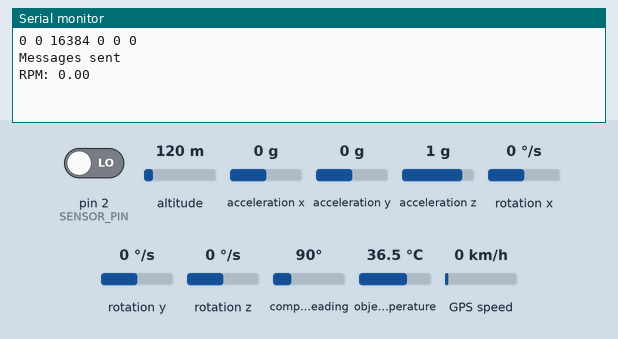
Bench run of a sketch on a simulated Arduino Uno, built with avr-gcc and run on an emulated ATmega328P. Shown: the last lines printed to the serial monitor. The inputs (shaded band) are chosen by the test bench; at power-on: pin 2 (SENSOR_PIN) LOW, acceleration x 0 g, acceleration y 0 g, acceleration z 1 g, rotation x 0 °/s, altitude 120 m, rotation y 0 °/s, rotation z 0 °/s, compass heading 90°, object temperature 36.5 °C, GPS speed 0 km/h. The GPS gets a fix after 3 s at 37.7749, -122.4194 with 8 satellites.

Above: at 1.2 s.
1.3 s: pin 2 (SENSOR_PIN) driven HIGH
At 3.1 s:
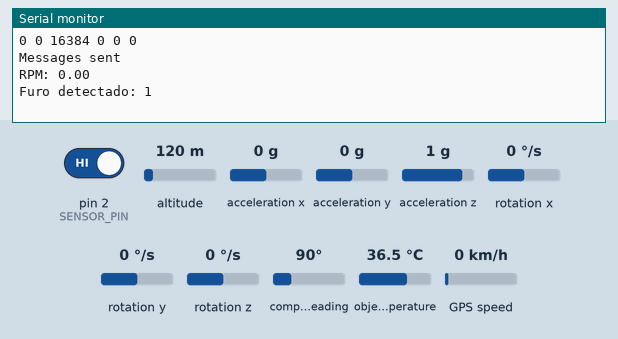
3.5 s: pin 2 (SENSOR_PIN) driven LOW
At 4.3 s:
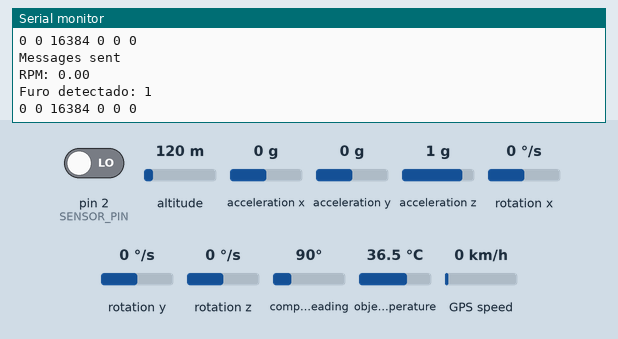
8.0 s: acceleration x set to -1.4 g
At 9.3 s:
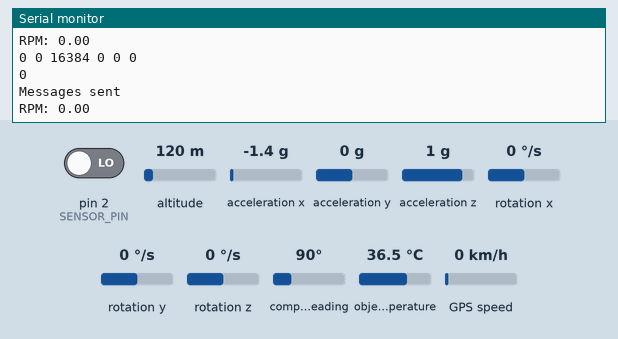
9.5 s: acceleration y set to -1.4 g
At 10.4 s:
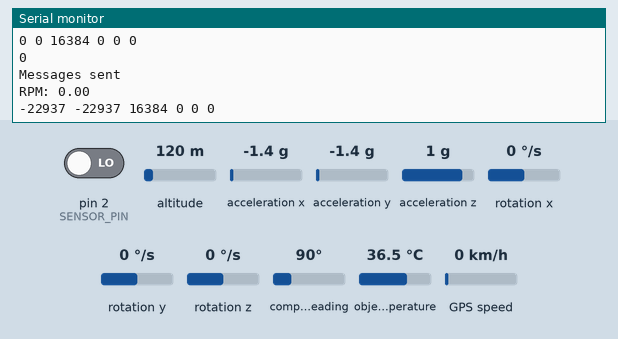
11.0 s: acceleration z set to 0 g
At 12.3 s:
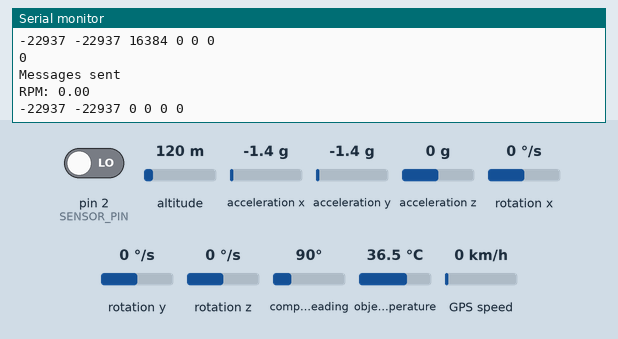
12.5 s: rotation x set to 100 °/s
At 14.5 s:
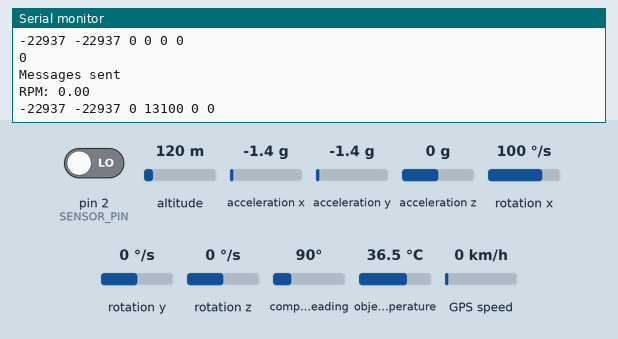

The sketch:

Central_Testar.ino
```cpp
#include <SPI.h>                                  // Inclui a biblioteca SPI para comunicação com o MCP2515
#include <mcp2515.h>                              // Inclui a biblioteca MCP2515 para comunicação com a rede CAN
#include <Wire.h>                                 // Inclui a biblioteca Wire para comunicação com o MPU6050 e o MLX90614
#include <MPU6050.h>                              // Inclui a biblioteca MPU6050 para ler os valores do acelerômetro e do giroscópio
#include "Adafruit_MLX90614.h"                    // Inclui a biblioteca Adafruit_MLX90614 para ler os valores do sensor de temperatura
#include <SoftwareSerial.h>                       // Inclui a biblioteca SoftwareSerial para comunicação com o GPS
#include <TinyGPS.h>                              // Inclui a biblioteca TinyGPS para ler os valores do GPS

#define pino_1 2                                  // Define o pino 1 como 2
#define pino_2 3                                  // Define o pino 2 como 3

#define SENSOR_PIN 2                              // Define o pino do sensor LJ12A3-4-Z/BX como 2
#define NUM_HOLES 10                              // Define o número de furos no disco de freio como 10

float rpm;
int holeCount = 0;                                // Inicializa o contador de furos como 0
unsigned long startTime = 0;                      // Inicializa o tempo de início da contagem como 0

struct can_frame canMsg1;                         // Cria uma estrutura para armazenar a mensagem CAN 1
struct can_frame canMsg2;                         // Cria uma estrutura para armazenar a mensagem CAN 2

SoftwareSerial porta(8, 7);                       // Cria uma porta serial de software nos pinos 8 e 7
TinyGPS gps;                                      // Cria um objeto TinyGPS

Adafruit_MLX90614 mlx_0 = Adafruit_MLX90614();    // Cria um objeto Adafruit_MLX90614 para o sensor de temperatura mlx_0
Adafruit_MLX90614 mlx_1 = Adafruit_MLX90614();    // Cria um objeto Adafruit_MLX90614 para o sensor de temperatura mlx_1

MCP2515 mcp2515(10);                              // Cria um objeto MCP2515 no pino 10

int vel;                                          // Declara a variável vel (velocidade)

MPU6050 mpu;                                      // Cria um objeto MPU6050

void setup() {

 Wire.begin();                                    // Inicializa a comunicação I2C
 mpu.initialize();                                // Inicializa o sensor MPU6050

 canMsg1.can_id = 0x002;                          // Define o ID da mensagem CAN 1 como 0x002
 canMsg1.can_dlc = 8;                             // Define o tamanho da mensagem CAN 1 como 8 bytes
 canMsg1.data[0] = 0x00;                          // Inicializa o primeiro byte da mensagem CAN 1 como 0x00
 canMsg1.data[1] = 0x00;                          // Inicializa o segundo byte da mensagem CAN 1 como 0x00
 canMsg1.data[2] = 0x00;                          // Inicializa o terceiro byte da mensagem CAN 1 como 0x00
 canMsg1.data[3] = 0x00;                          // Inicializa o quarto byte da mensagem CAN 1 como 0x00
 canMsg1.data[4] = 0x00;                          // Inicializa o quinto byte da mensagem CAN 1 como 0x00
 canMsg1.data[5] = 0x00;                          // Inicializa o sexto byte da mensagem CAN 1 como 0x00
 canMsg1.data[6] = 0x00;                          // Inicializa o sétimo byte da mensagem CAN 1 como 0x00
 canMsg1.data[7] = 0x00;                          // Inicializa o oitavo byte da mensagem CAN 1 como 0x00

 canMsg2.can_id = 0x003;                          // Define o ID da mensagem CAN 2 como 0x003
 canMsg2.can_dlc = 3;                             // Define o tamanho da mensagem CAN 2 como 3 bytes
 canMsg2.data[0] = 0x00;                          // Inicializa o primeiro byte da mensagem CAN 2 como 0x00
 canMsg2.data[1] = 0x00;                          // Inicializa o segundo byte da mensagem CAN 2 como 0x00
 canMsg2.data[2] = 0x00;                          // Inicializa o terceiro byte da mensagem CAN 2 como 0x00

 mlx_0.begin(0x58);                               // Inicializa o sensor de temperatura mlx_0 com o endereço I2C 0x58
 mlx_1.begin(0x57);                               // Inicializa o sensor de temperatura mlx_1 com o endereço I2C 0x57

 pinMode(SENSOR_PIN, INPUT);                      // Configura o pino do sensor LJ12A3-4-Z/BX como entrada

 porta.begin (9600);                              // Inicializa a comunicação serial de software na porta com a velocidade de 9600 bps
 Serial.begin(9600);                              // Inicializa a comunicação serial na porta Serial com a velocidade de 9600 bps

 mcp2515.reset();                                 // Reseta o MCP2515
 mcp2515.setBitrate(CAN_125KBPS, MCP_8MHZ);       // Configura a taxa de bits da rede CAN como 125 kbps e a frequência do oscilador como 8 MHz
 mcp2515.setNormalMode();                         // Coloca o MCP2515 em modo normal

}

void loop() {

 int sensorValue = digitalRead(SENSOR_PIN);       // Lê o valor do sensor LJ12A3-4-Z/BX
 if (sensorValue == HIGH) {                       // Se o sensor detectar metal
 if (holeCount == 0) {                            // Se for o primeiro furo detectado
 startTime = millis();                            // Registra o tempo de início da contagem
 }
 holeCount++;                                     // Incrementa o contador de furos
 Serial.print("Furo detectado: ");
 Serial.println(holeCount);
 while (digitalRead(SENSOR_PIN) == HIGH) {        // Aguarda até que o sensor não detecte mais metal
 delay(10);
 }
 }
 if (holeCount >= NUM_HOLES) {                      // Se todos os furos foram detectados
 unsigned long elapsedTime = millis() - startTime;  // Calcula o tempo decorrido desde o início da contagem
 float rpm = (60000.0 / elapsedTime) * NUM_HOLES;   // Calcula o RPM da roda
 Serial.print("RPM: ");
 Serial.println(rpm);
 holeCount = 0;                                     // Reinicia o contador de furos
 }
//-----------------------------------------------------

 int16_t ax, ay, az;
 int16_t gx, gy, gz;
 mpu.getMotion6(&ax, &ay, &az, &gx, &gy, &gz);      // Lê os valores do acelerômetro e do giroscópio

 Serial.print(ax);
 Serial.print(" ");
 Serial.print(ay);
 Serial.print(" ");
 Serial.print(az);
 Serial.print(" ");
 Serial.print(gx);
 Serial.print(" ");
 Serial.print(gy);
 Serial.print(" ");
 Serial.println(gz);

 canMsg1.data[4] = ax;                              // Armazena o valor do acelerômetro no eixo X na mensagem CAN 1
 canMsg1.data[5] = ay;                              // Armazena o valor do acelerômetro no eixo Y na mensagem CAN 1
 canMsg1.data[6] = az;                              // Armazena o valor do acelerômetro no eixo Z na mensagem CAN 1
 canMsg2.data[0] = gx;                              // Armazena o valor do giroscópio no eixo X na mensagem CAN 2
 canMsg2.data[1] = gy;                              // Armazena o valor do giroscópio no eixo Y na mensagem CAN 2
 canMsg2.data[2] = gz;                              // Armazena o valor do giroscópio no eixo Z na mensagem CAN 2

//-----------------------------------------------------

bool dados = false;
 for (unsigned long start = millis(); millis() - start < 1000;)
 {
 while (porta.available())
 {
 char x = porta.read();
 if (gps.encode (x)) {dados = true;}
 }
 }
 if (dados){
 vel = gps.f_speed_kmph();                            // Lê a velocidade do GPS em km/h
 Serial.println(vel);
}

 canMsg1.data[0] = mlx_0.readObjectTempC()/2;         // Armazena a temperatura lida pelo sensor mlx_0 na mensagem CAN 1
 canMsg1.data[1] = mlx_1.readObjectTempC()/2;         // Armazena a temperatura lida pelo sensor mlx_1 na mensagem CAN 1
 canMsg1.data[2] = rpm;                               // Armazena o RPM da roda na mensagem CAN 1
 canMsg1.data[3] = vel;                               // Armazena a velocidade lida pelo GPS na mensagem CAN 1

 mcp2515.sendMessage(&canMsg1);                       // Envia a mensagem CAN 1
 mcp2515.sendMessage(&canMsg2);                       // Envia a mensagem CAN 2
 Serial.println("Messages sent");

 Serial.print("RPM: ");
 Serial.println(rpm);

 delay(1000);
}
```

Measured:
- after the input at 1.3 s, the serial monitor: prints a new line after 0.71 s (image 1)
- after the input at 3.5 s, the serial monitor: prints a new line at once (image 2)
- after the input at 9.5 s, the serial monitor: prints a new line after 0.10 s (image 4)
- after the input at 11.0 s, the serial monitor: prints a new line after 0.61 s (image 5)
- after the input at 12.5 s, the serial monitor: prints a new line after 1.1 s (image 6)
